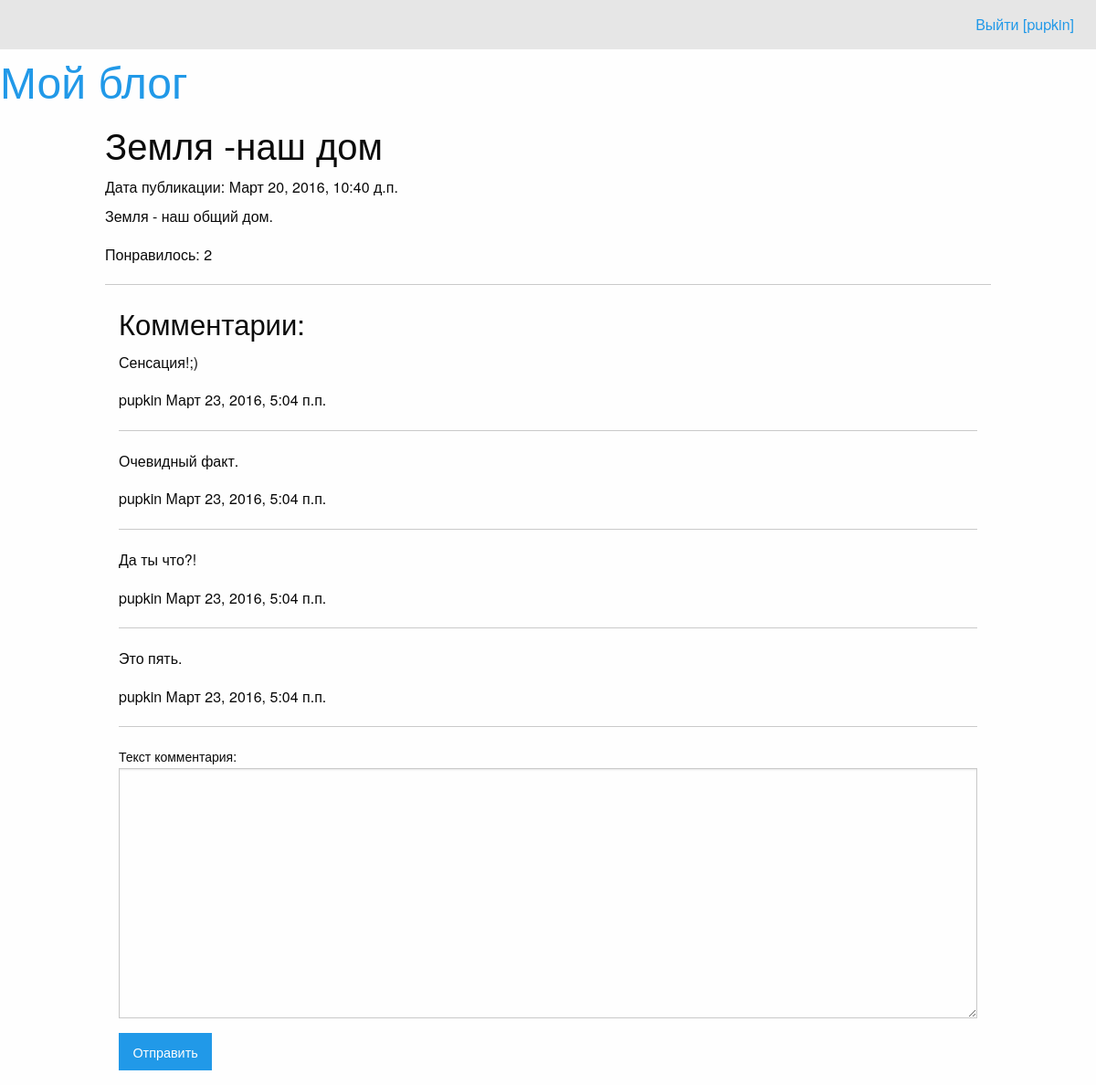
The app's page /articles/get/2/ (signed in) with its own data.
### article/models.py (models this page shows, shortened)
class Article(models.Model):
    title = models.CharField(max_length = 200)
    text = models.TextField()
    date = models.DateTimeField()
    likes = models.IntegerField(default=0)
    class Meta:
        db_table = 'articles'
        verbose_name = "Статья"
        verbose_name_plural = "Статьи"

class Comment(models.Model):
    date = models.DateTimeField()  # (blank=True, null=True)
    text = models.TextField(verbose_name='Текст комментария')
    article = models.ForeignKey(Article)
    author  = models.ForeignKey(User)
    class Meta:
        db_table = 'comments'
        verbose_name = "Комментарий"
        verbose_name_plural = "Комментарии"

### article/views.py (the view)
# urls.py: url(r'^articles/get/(?P<id>\d+)/', views.article),
def article(request, id=1):
    article = get_object_or_404(Article, id=id)
    return render(request, 'article.html', {
        'article': article,
        'comments': article.comment_set.all(),
        'form': CommentForm(),
        'username': auth.get_user(request).username,
        })

### article/forms.py
class CommentForm(ModelForm):
    class Meta:
        model = Comment
        fields = ['text']

### article/templates/article.html (shortened to what this page needs)
{% extends 'main.html' %}
{% block article %}
<h2>{{ article.title }}</h2>
<h6>Дата публикации: {{ article.date }}</h6>
<p>{{ article.text }}</p>
<p>Понравилось: {{ article.likes }}</p>
<hr>
<div class="large-offset-1 columns">
<h3>Комментарии:</h3>
{% for comment in comments %}
  <p>{{ comment.text }}</p>
  <p>{{ comment.author }} {{ comment.date }}</p>
  <hr>
{% endfor %}
{% if username %}
  <form method="post" action="/articles/addcomment/{{ article.id }}/">
    {{ form.as_p }}
    <button type="submit" class="button">Отправить</button>
  </form>
{% endif %}
</div>
{% endblock %}

### templates/main.html (shortened to what this page needs)
{% load staticfiles %}
<!DOCTYPE html>
<html lang="ru-RU">
<head>
  <link rel="stylesheet" type="text/css" href="{% static 'css/foundation.min.css' %}">
</head>
<body>
  <div class="top-bar">
    <section class="top-bar-right">
      <ul class="menu">
        {% if username %}
          <li><a href="/auth/logout/">Выйти [{{ username }}]</a></li>
        {% else %}
          <li><a href="/auth/login/">Войти</a></li>
        {% endif %}
      </ul>
    </section>
  </div>
  <h1><a href="/">Мой блог</a></h1>
  <div class="row large-10 columns">
    {% block article %}{% endblock %}
  </div>
</body>
</html>

### records on screen
Article: title "Земля -наш дом", date "Март 20, 2016, 10:40 д.п.", text "Земля - наш общий дом.", likes "2"
Comment: text "Сенсация!;)", author "pupkin", date "Март 23, 2016, 5:04 п.п."
Comment: text "Очевидный факт.", author "pupkin", date "Март 23, 2016, 5:04 п.п."
Comment: text "Да ты что?!", author "pupkin", date "Март 23, 2016, 5:04 п.п."
Comment: text "Это пять.", author "pupkin", date "Март 23, 2016, 5:04 п.п."

### other values on screen
{{ username }} "pupkin"
